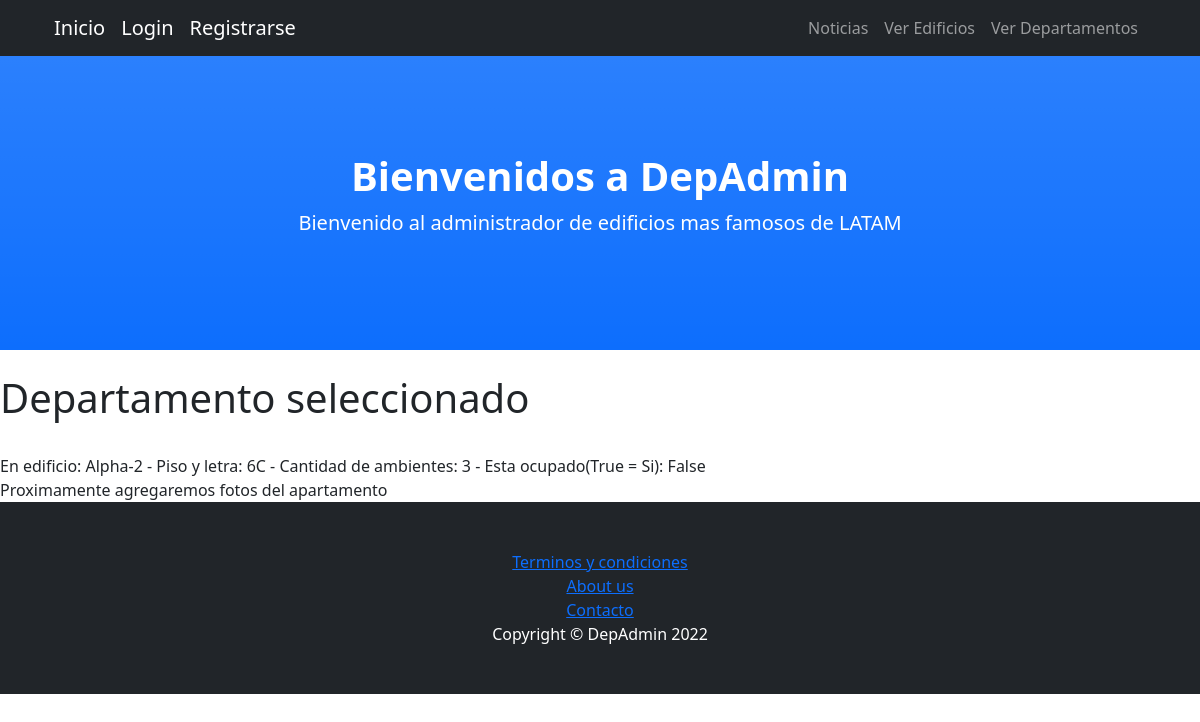
The page /BlogDepAdmin/detalle-departamento/4 on the database its author committed.
### Administrador_De_Edificios/models.py (models this page shows, shortened)
class Departamento(models.Model):
    en_Edificio = models.ForeignKey(Edificio, on_delete=models.CASCADE)
    piso_Y_Letra = models.CharField(max_length=3)
    cantidad_De_Ambientes = models.IntegerField()
    esta_Ocupado = models.BooleanField()
    class Meta:
        ordering = ['en_Edificio', 'piso_Y_Letra']

class Edificio(models.Model):
    nombre = models.CharField(max_length=30)
    calle = models.CharField(max_length=50)
    cantidad_De_Pisos = models.IntegerField()
    cantidad_De_Departamentos = models.IntegerField()
    tiene_SUM = models.BooleanField()
    class Meta:
        ordering = ['nombre']

### Administrador_De_Edificios/views.py (the view)
# urls.py: path('detalle-departamento/<pk>', DepartamentoDetalle.as_view(), name="DetalleDepartamento"),
class DepartamentoDetalle(DetailView):
    model = Departamento
    template_name = "departamento_detalle.html"
    context_object_name = "departamento"

### Administrador_De_Edificios/templates/departamento_detalle.html
{% extends "padre.html"%}
{% load static %}
{% block contenidoQueCambia %}
<br>
<h1> Departamento seleccionado </h1>
<br>
En edificio: {{departamento.en_Edificio.nombre}} - Piso y letra: {{departamento.piso_Y_Letra}} - Cantidad de ambientes: {{departamento.cantidad_De_Ambientes}} - Esta ocupado(True = Si): {{departamento.esta_Ocupado}}
<br>
Proximamente agregaremos fotos del apartamento
<br>
{% endblock %}

### rows shown on the page
Departamento: en_Edificio.nombre "Alpha-2", piso_Y_Letra "6C", cantidad_De_Ambientes "3", esta_Ocupado "False"
